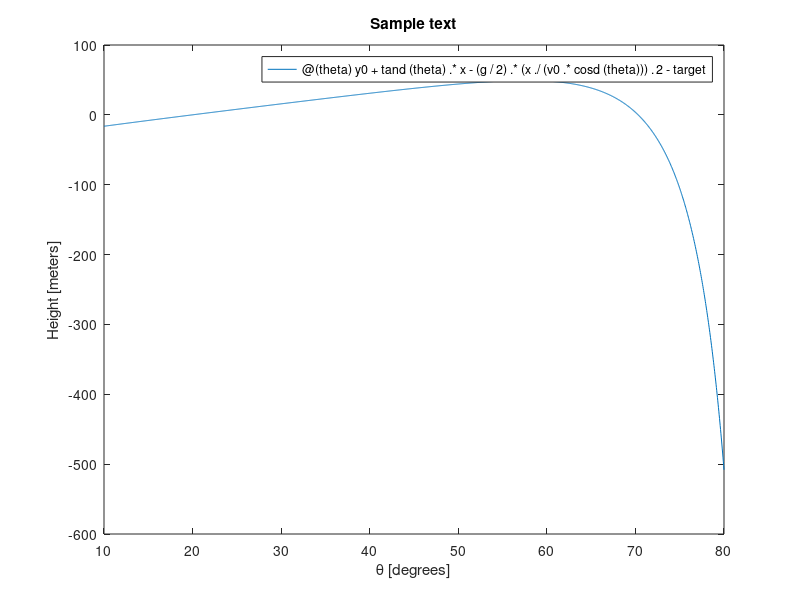

The MATLAB source for this figure: (Note: this script raises an error after producing the figure.)
%% Lucas Weed Homework 2



%% Question 1 Sine function
clc;
clear all;

% Function for approximating sin
sinf = @(k,x) (-1).^k.*((x.^(2.*k+1))./factorial(2.*k+1));
x=pi/3;         % x value we are evaluating
sum = 0;        % Current sum
error = 0;      % True error
true = sin(x);  % True value of sin(x)
marpe = 0;      % Magnitude of the Approximate Percent Relative Error

% Start of the output table
fprintf('# of terms     Estimate       True Error          MARPE\n')
fprintf('----------    ----------     ------------        -------\n')

% For loop that sums values of sinf
for i = 0:1:6
    val = sinf(i,x);                    % Current value of the func.
    sum = sum+val;                      % Sum of the values
    error = true-sum;                   % Current true error
    marpe = 100*abs((sum-sum-val)/sum); % Current MARPE
    % Print data for table
    fprintf('    %.0f        %.10f   %.10f    %.10f\n',i,sum,error,marpe)
end
%% Question 2 - Toy rocket
clc;
clear all;

y0 = 1.5;       % Initial height
x = 105;        % Horizontal distance traveled
g = 3.771;      % Accelleration due to gravity on mars
v0 = 25;        % Initial velocity
target = 2      % Height of target

% Function for the trajectory of a toy rocket
y = @(theta) y0 + tand(theta).*x-(g/2).*(x./(v0.*cosd(theta))).^2 - target;

figure(1)
fplot(y,[10,80])

% CHANGE TITLE
title('Sample text')
xlabel('\theta [degrees]')
ylabel('Height [meters]')

fprintf('Based on the graph, 2 solutions exist')
fprintf(' at around 20 and 70 degrees\n')

x1f = fzero(y,20)
x2f = fzero(y,70)

x1b = bisect(y,15,25,0.0001)
x2b = bisect(y,65,75,0.0001)

figure(2)
fplot(y,[10,80])
hold on
plot(x1f,y(x1f),'or',x2f,y(x2f),'og',x1b,y(x1b),'*r',x2b,y(x2b),'*g')
legend('y(x)','1st sol. fzero','2nd sol. fzero','1st sol. bisect','2nd sol. bisect', 'Location','southwest')
figure(3)
plot(0:1:100,y(x1f))

figure(3)
t1 = @(dist) y0 + tand(x1f).*dist-(g/2).*(dist./(v0.*cosd(x1f))).^2-target
t2 = @(dist) y0 + tand(x2f).*dist-(g/2).*(dist./(v0.*cosd(x2f))).^2-target
fplot(t1,[0,105],'r')
hold on
fplot(t2,[0,105],'b')
title('Trajectory of toy missile')
xlabel('Horizontal Distance [meters]')
ylabel('Height above target [meters]')
legend('t1','t2', 'Location','northeast')
hold off
%% Question 3 - Root finding with bisection
clc;
clear all;

% Function will will be evaluating
f = @(x) 0.0025.*exp(3.*x).*cos(x)+0.1;
%Plot the function
figure(4)
fplot(f,[0,5]);
% Find the first zero using user written bisect function
[xr1, fx1, ea1,it1]=bisect(f,0,4,0.0001);
fprintf('Using 0 and 4 as the bounds\n\n')
fprintf('    Root           Iterations\n')
fprintf('   ------          ----------\n')
fprintf('%.10f           %1.0f\n\n',xr1,it1)
% Find the 2nd zero using user written bisect function
[xr2, fx2, ea2,it2]=bisect(f,4,5,0.0001);
fprintf('Using 4 and 5 as the bounds\n\n')
fprintf('    Root           Iterations\n')
fprintf('   ------          ----------\n')
fprintf('%.10f           %1.0f\n',xr2,it2)
% Plot the function and solutions
figure(5)
fplot(f,[0,5])
hold on
plot(xr1,f(xr1),'*r')
plot(xr2,f(xr2),'*g')
title('Plot of 0.0025*exp(3*x)*cos(x)+0.1')
xlabel('x')
ylabel('y(x)')